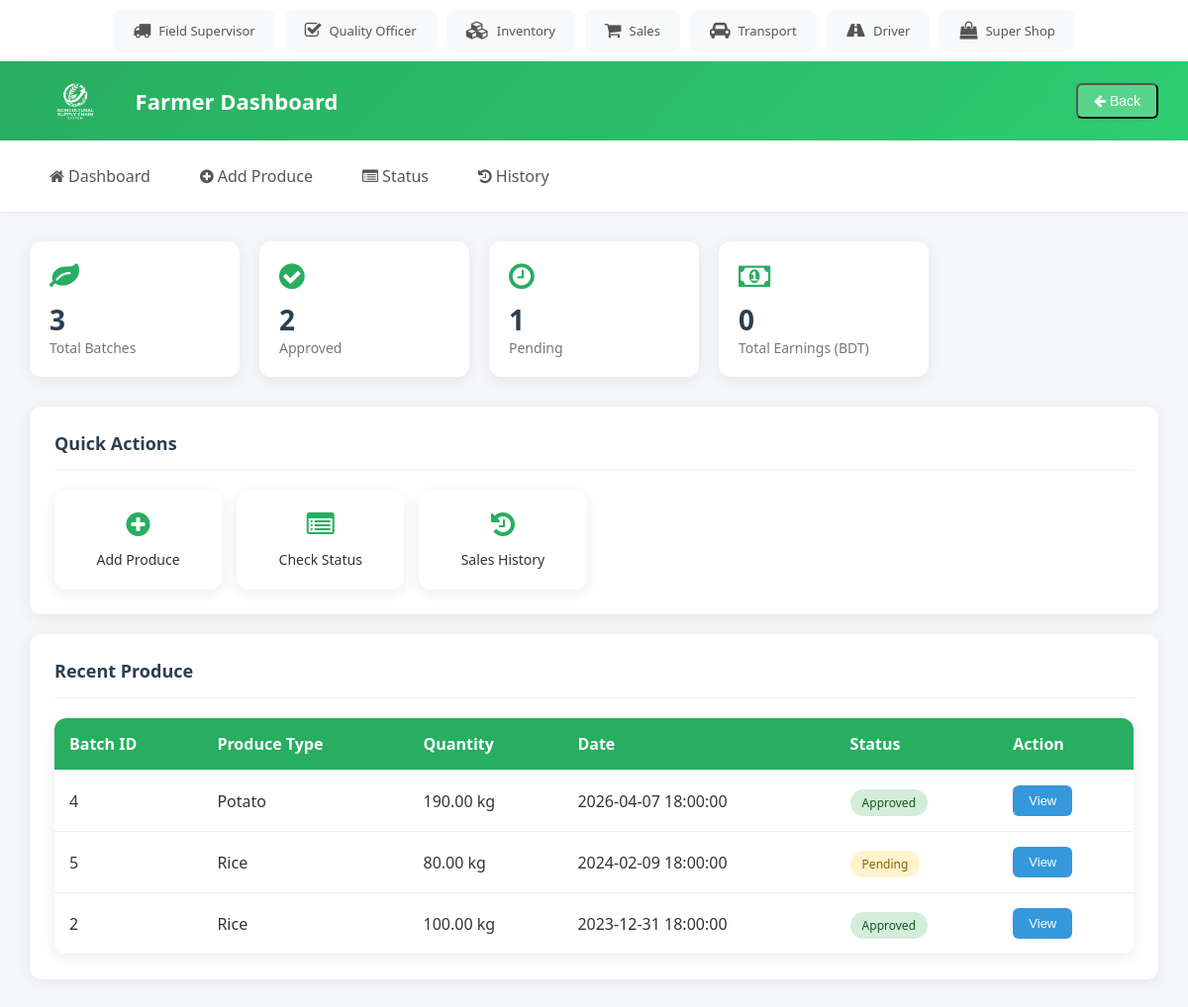
The page /farmer/dashboard.php on the database as committed earlier.
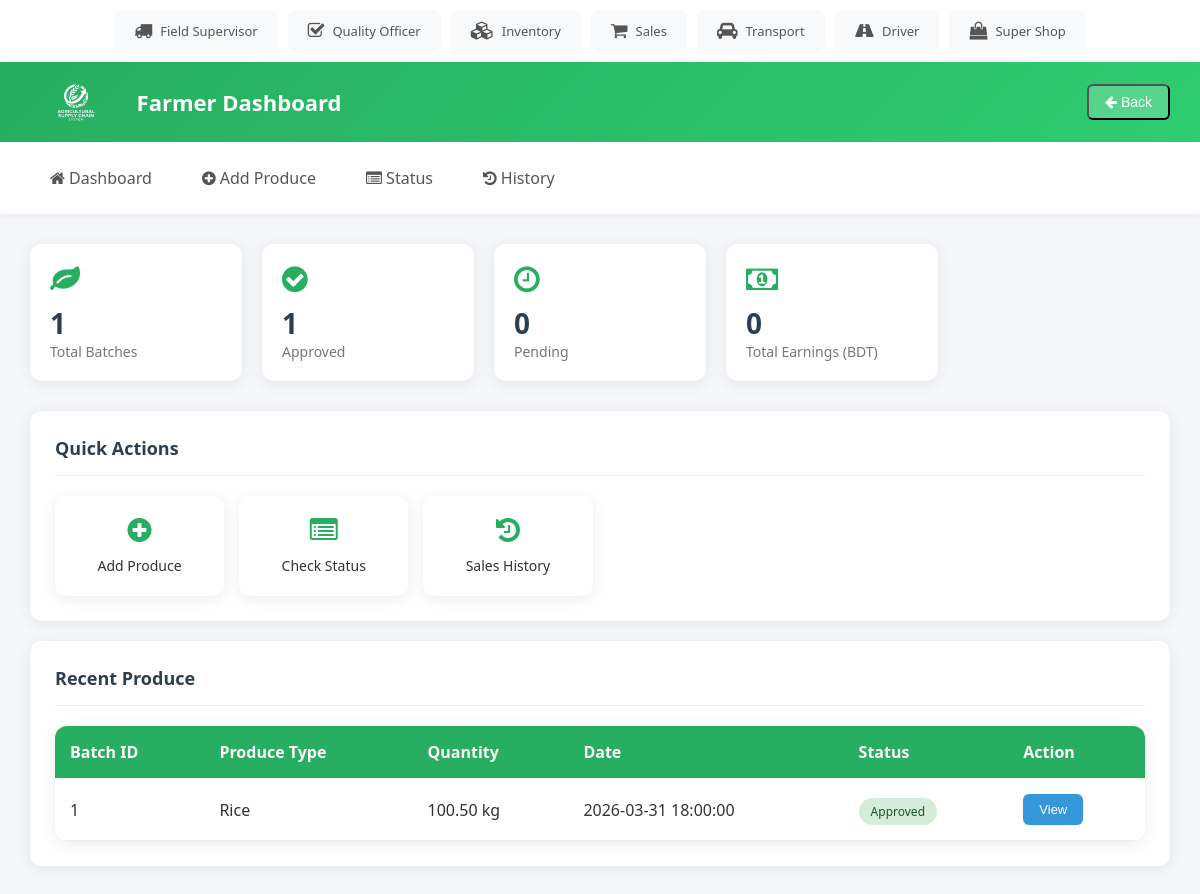
The same page on the database as committed later.
### tables this page shows
CREATE TABLE `Batches` (
  `batch_id` int(11) NOT NULL,
  `batch_number` varchar(50) NOT NULL,
  `product_id` int(11) DEFAULT NULL,
  `farmer_id` int(11) DEFAULT NULL,
  `supervisor_id` int(11) DEFAULT NULL,
  `quantity` decimal(10,2) DEFAULT NULL,
  `unit` varchar(20) DEFAULT NULL,
  `purchase_date` timestamp NOT NULL DEFAULT current_timestamp()
);

CREATE TABLE `Products` (
  `product_id` int(11) NOT NULL,
  `product_name` varchar(100) NOT NULL,
  `category` varchar(50) DEFAULT NULL
);

CREATE TABLE `Quality_Checks` (
  `check_id` int(11) NOT NULL,
  `batch_id` int(11) DEFAULT NULL,
  `officer_id` int(11) DEFAULT NULL,
  `quality_tag` varchar(50) DEFAULT NULL,
  `comments` text DEFAULT NULL,
  `check_date` timestamp NOT NULL DEFAULT current_timestamp()
);

### farmer/dashboard.php (the view, shortened to what this page needs)
<!DOCTYPE html>
<html lang="en">
  <head>
    <link rel="stylesheet" href="../style.css" />
    <link
      rel="stylesheet"
      href="https://cdnjs.cloudflare.com/ajax/libs/font-awesome/4.7.0/css/font-awesome.min.css"
    />
  </head>
  <body>
    <?php
    include "../db.php";
    $farmer_id = 1;
    $sql_total = "SELECT COUNT(*) as total FROM Batches WHERE farmer_id=$farmer_id";
    $result_total = $conn->query($sql_total);
    $total_batches = $result_total->fetch_assoc()['total'];
    $sql_approved = "SELECT COUNT(*) as approved FROM Batches b JOIN Quality_Checks q ON b.batch_id = q.batch_id WHERE b.farmer_id=$farmer_id AND q.quality_tag = 'Approved'";
    $result_approved = $conn->query($sql_approved);
    $approved = $result_approved->fetch_assoc()['approved'];
    $sql_pending = "SELECT COUNT(*) as pending FROM Batches b LEFT JOIN Quality_Checks q ON b.batch_id = q.batch_id WHERE b.farmer_id=$farmer_id AND q.quality_tag IS NULL";
    $result_pending = $conn->query($sql_pending);
    $pending = $result_pending->fetch_assoc()['pending'];
    $total_earnings = 0;
    ?>
    <main>
      <div class="stats-grid">
        <div class="stat-card">
          <i class="fa fa-leaf"></i>
          <div class="value"><?php echo $total_batches; ?></div>
          <div class="label">Total Batches</div>
        </div>
        <div class="stat-card">
          <i class="fa fa-check-circle"></i>
          <div class="value"><?php echo $approved; ?></div>
          <div class="label">Approved</div>
        </div>
        <div class="stat-card">
          <i class="fa fa-clock-o"></i>
          <div class="value"><?php echo $pending; ?></div>
          <div class="label">Pending</div>
        </div>
        <div class="stat-card">
          <i class="fa fa-money"></i>
          <div class="value"><?php echo $total_earnings; ?></div>
          <div class="label">Total Earnings (BDT)</div>
        </div>
      </div>
      <div class="card">
        <div class="card-header">
          <span class="card-title">Quick Actions</span>
        </div>
        <div class="quick-actions">
          <a href="produce.php" class="action-btn">
            <i class="fa fa-plus-circle"></i>
            <span>Add Produce</span>
          </a>
          <a href="status.php" class="action-btn">
            <i class="fa fa-list-alt"></i>
            <span>Check Status</span>
          </a>
          <a href="history.php" class="action-btn">
            <i class="fa fa-history"></i>
            <span>Sales History</span>
          </a>
        </div>
      </div>
      <div class="card">
        <div class="card-header">
          <span class="card-title">Recent Produce</span>
        </div>
        <table>
          <tr>
            <th>Batch ID</th>
            <th>Produce Type</th>
            <th>Quantity</th>
            <th>Date</th>
            <th>Status</th>
            <th>Action</th>
          </tr>
          <?php
          $sql = "SELECT b.batch_id, p.product_name, b.quantity, b.unit, b.purchase_date, q.quality_tag FROM Batches b JOIN Products p ON b.product_id = p.product_id LEFT JOIN Quality_Checks q ON b.batch_id = q.batch_id WHERE b.farmer_id=$farmer_id ORDER BY b.purchase_date DESC LIMIT 10";
          $result = $conn->query($sql);
          if ($result->num_rows > 0) {
            while ($row = $result->fetch_assoc()) {
              $status = $row['quality_tag'] ? 'Approved' : 'Pending';
              $status_class = $status == 'Approved' ? 'completed' : 'pending';
          ?>
          <tr>
            <td><?php echo $row['batch_id']; ?></td>
            <td><?php echo $row['product_name']; ?></td>
            <td><?php echo $row['quantity'] . ' ' . $row['unit']; ?></td>
            <td><?php echo $row['purchase_date']; ?></td>
            <td><span class="status <?php echo $status_class; ?>"><?php echo $status; ?></span></td>
            <td>
              <button class="btn btn-info" onclick="viewDetails('<?php echo $row['batch_id']; ?>', '<?php echo $row['product_name']; ?>', '<?php echo $row['quantity'] . ' ' . $row['unit']; ?>', '<?php echo $row['purchase_date']; ?>', '<?php echo $status; ?>', 'N/A')">
                View
              </button>
            </td>
          </tr>
          <?php
            }
          } else {
            echo "<tr><td colspan='6'>No batches found.</td></tr>";
          }
          ?>
        </table>
      </div>
    </main>
  </body>
</html>

Rows that differ between the two databases and show on the page:
no longer on this page (row edited): batches: batch_id "4", product.product_name "Potato", quantity "190.00", unit "kg", purchase_date "2026-04-07 18:00:00", quality_checks.quality_tag "Approved"
no longer on this page (row edited): batches: batch_id "5", product.product_name "Rice", quantity "80.00", unit "kg", purchase_date "2024-02-09 18:00:00", status "Pending"
no longer on this page (row edited): batches: batch_id "2", product.product_name "Rice", quantity "100.00", unit "kg", purchase_date "2023-12-31 18:00:00", quality_checks.quality_tag "Approved"
added batches: batch_id "1", product.product_name "Rice", quantity "100.50", unit "kg", purchase_date "2026-03-31 18:00:00", quality_checks.quality_tag "Approved"
Other text that changed with them:
$total_batches: "3" → "1"
$approved: "2" → "1"
$pending: "1" → "0"
